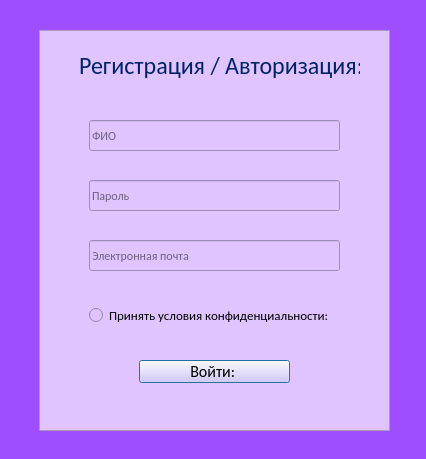
<?xml version="1.0" encoding="UTF-8"?>
<ui version="4.0">
 <class>Dialog</class>
 <widget class="QDialog" name="Dialog">
  <property name="geometry">
   <rect>
    <x>0</x>
    <y>0</y>
    <width>426</width>
    <height>459</height>
   </rect>
  </property>
  <property name="windowTitle">
   <string>Dialog</string>
  </property>
  <property name="styleSheet">
   <string notr="true">background-color: rgb(158, 78, 255)</string>
  </property>
  <widget class="QFrame" name="frame">
   <property name="geometry">
    <rect>
     <x>39</x>
     <y>30</y>
     <width>351</width>
     <height>401</height>
    </rect>
   </property>
   <property name="styleSheet">
    <string notr="true">background-color: rgb(223, 196, 255);</string>
   </property>
   <property name="frameShape">
    <enum>QFrame::StyledPanel</enum>
   </property>
   <property name="frameShadow">
    <enum>QFrame::Raised</enum>
   </property>
   <widget class="QLabel" name="label">
    <property name="geometry">
     <rect>
      <x>40</x>
      <y>10</y>
      <width>281</width>
      <height>51</height>
     </rect>
    </property>
    <property name="font">
     <font>
      <family>Calibri</family>
      <pointsize>18</pointsize>
      <italic>false</italic>
     </font>
    </property>
    <property name="styleSheet">
     <string notr="true">color: rgb(0, 36, 103);</string>
    </property>
    <property name="text">
     <string>Регистрация / Авторизация:  </string>
    </property>
   </widget>
   <widget class="QLineEdit" name="lineEdit">
    <property name="geometry">
     <rect>
      <x>50</x>
      <y>90</y>
      <width>251</width>
      <height>31</height>
     </rect>
    </property>
    <property name="font">
     <font>
      <family>Calibri</family>
     </font>
    </property>
    <property name="placeholderText">
     <string>ФИО </string>
    </property>
   </widget>
   <widget class="QLineEdit" name="lineEdit_2">
    <property name="geometry">
     <rect>
      <x>50</x>
      <y>150</y>
      <width>251</width>
      <height>31</height>
     </rect>
    </property>
    <property name="font">
     <font>
      <family>Calibri</family>
     </font>
    </property>
    <property name="placeholderText">
     <string>Пароль </string>
    </property>
   </widget>
   <widget class="QLineEdit" name="lineEdit_3">
    <property name="geometry">
     <rect>
      <x>50</x>
      <y>210</y>
      <width>251</width>
      <height>31</height>
     </rect>
    </property>
    <property name="font">
     <font>
      <family>Calibri</family>
      <underline>false</underline>
      <strikeout>false</strikeout>
     </font>
    </property>
    <property name="placeholderText">
     <string>Электронная почта </string>
    </property>
   </widget>
   <widget class="QRadioButton" name="radioButton">
    <property name="geometry">
     <rect>
      <x>50</x>
      <y>270</y>
      <width>251</width>
      <height>31</height>
     </rect>
    </property>
    <property name="font">
     <font>
      <family>Calibri</family>
      <pointsize>10</pointsize>
     </font>
    </property>
    <property name="text">
     <string>Принять условия конфиденциальности: </string>
    </property>
   </widget>
   <widget class="QPushButton" name="pushButton">
    <property name="geometry">
     <rect>
      <x>100</x>
      <y>330</y>
      <width>151</width>
      <height>23</height>
     </rect>
    </property>
    <property name="font">
     <font>
      <family>Calibri</family>
      <pointsize>12</pointsize>
     </font>
    </property>
    <property name="text">
     <string>Войти: </string>
    </property>
   </widget>
  </widget>
 </widget>
 <resources/>
 <connections/>
</ui>
